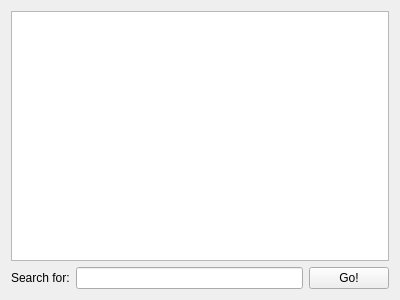
<?xml version="1.0" encoding="UTF-8"?>
<ui version="4.0">
 <class>findCrap</class>
 <widget class="QWidget" name="findCrap">
  <property name="geometry">
   <rect>
    <x>0</x>
    <y>0</y>
    <width>400</width>
    <height>300</height>
   </rect>
  </property>
  <property name="windowTitle">
   <string>findCrap</string>
  </property>
  <layout class="QVBoxLayout" name="verticalLayout">
   <item>
    <widget class="QTextEdit" name="textEdit"/>
   </item>
   <item>
    <layout class="QHBoxLayout" name="horizontalLayout">
     <item>
      <widget class="QLabel" name="label">
       <property name="text">
        <string>Search for:</string>
       </property>
      </widget>
     </item>
     <item>
      <widget class="QLineEdit" name="lineEdit"/>
     </item>
     <item>
      <widget class="QPushButton" name="goButton">
       <property name="text">
        <string>Go!</string>
       </property>
      </widget>
     </item>
    </layout>
   </item>
  </layout>
 </widget>
 <layoutdefault spacing="6" margin="11"/>
 <resources/>
 <connections/>
</ui>
